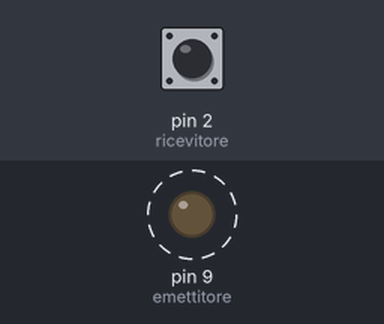
The sketch below on a simulated Arduino Uno, built with avr-gcc and run on an emulated ATmega328P. Parts: output pins drawn as LEDs (lit = HIGH). Dashed ring = blinking. Inputs (shaded band) come from the test bench; at power-on: pin 2 (ricevitore) HIGH. What the sketch prints to the serial monitor is not drawn.

Above: at 0.5 s.
Timing chart, 0 to 4.6 s (numbered marks = the images above):
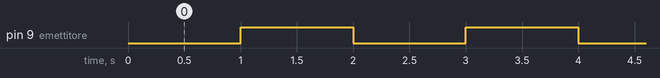

Measured:
- by itself, pin 9 (emettitore): alternates HIGH for 1.0 s and LOW for 1.0 s

The sketch:

testIR.pde
```cpp
int ricevitore = 2;
int emettitore = 9;

void setup(){
  Serial.begin(115200);
  pinMode(ricevitore, INPUT);
  pinMode(emettitore, OUTPUT);
}

long ris;
void loop(){
  digitalWrite(emettitore, LOW);
  ris = contaFallingBlocking(1000);
  Serial.print("numero falling LOW:");
  Serial.println(ris);
  digitalWrite(emettitore, HIGH);
  ris = contaFallingBlocking(1000);
  Serial.print("numero falling HIGH:");
  Serial.println(ris);
}

volatile long countFalling;
long contaFallingBlocking(unsigned long time){
  digitalWrite(ricevitore, HIGH);
  digitalWrite(ricevitore, LOW);
  countFalling=0;
  attachInterrupt(0, contaFalling, FALLING); //0 means digitalInput 2
  delay(time);
  detachInterrupt(0);
  return countFalling;
}

void contaFalling(){
  countFalling++;
}
```
